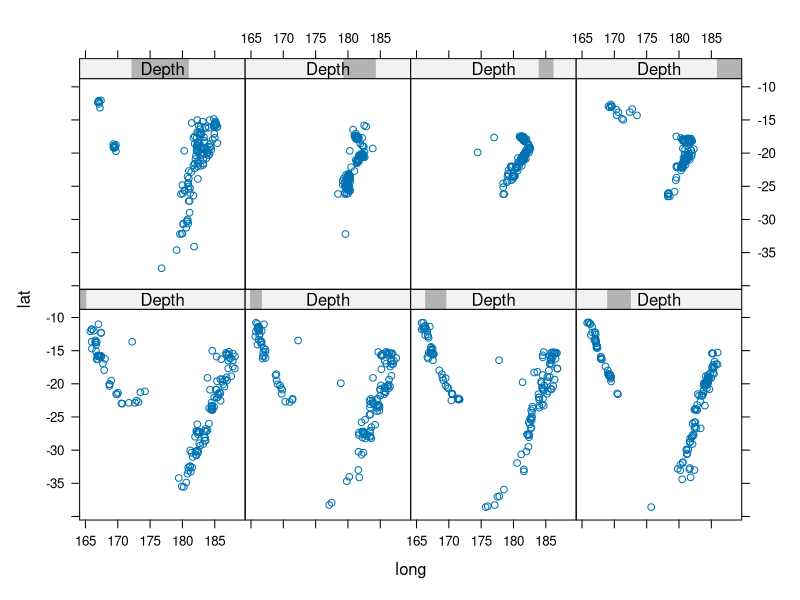

Here is the R script that generated this plot:
library(lattice)
# trellis3.pdf
pdf("trellis3.pdf", bg="transparent")
Depth <- equal.count(quakes$depth, number=8, overlap=.1)
plot <- xyplot(lat ~ long | Depth, data = quakes)
print(plot)
dev.off()
if (interactive()) browseURL(paste0(getwd(),"/trellis3.pdf"))